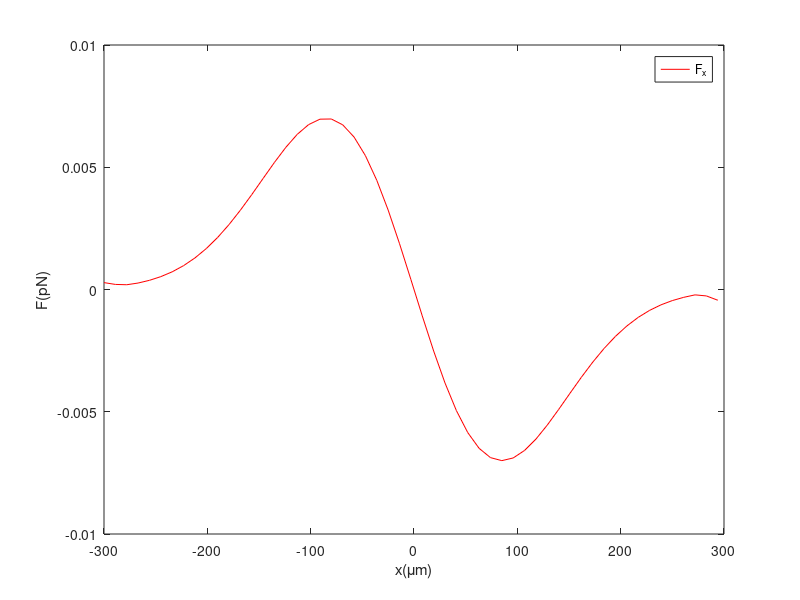
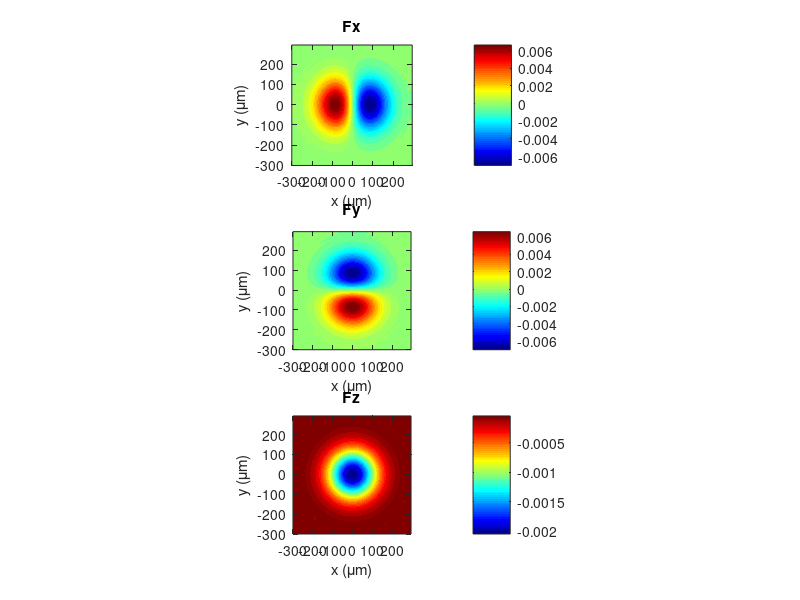
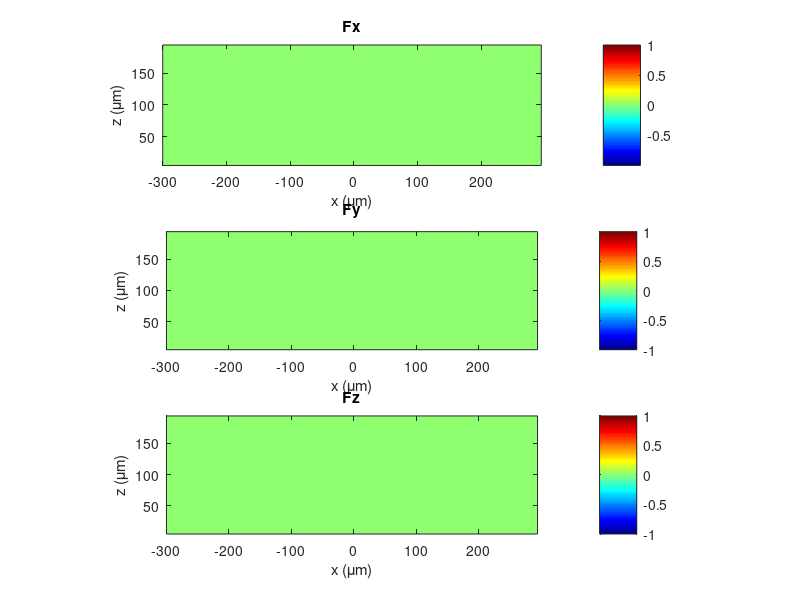
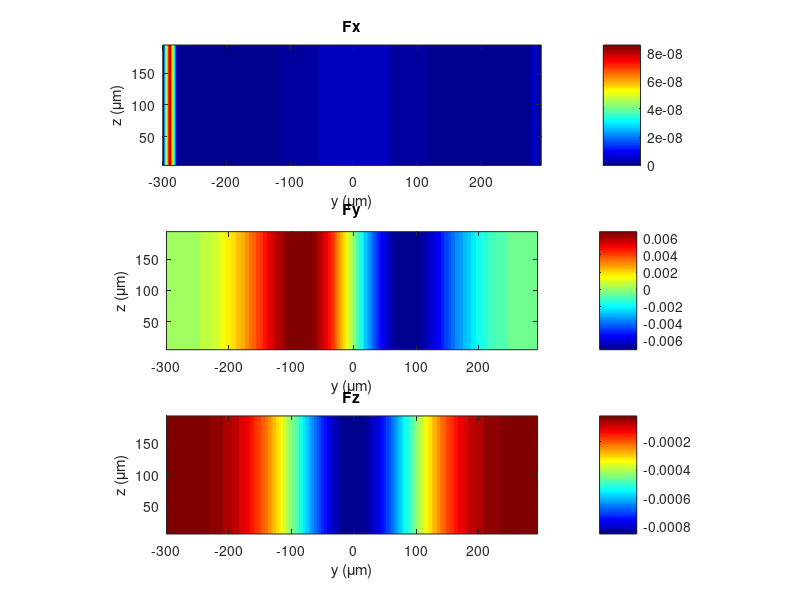

Write the MATLAB code that produced these figures, in order. (Note: this script raises an error after producing the figures.)
% Mohammad Asif Zaman
% Oct. 22, 2018 (Comments + integration)
% Plots the force profile data from mat file (from comsol data write)
% also plots the potential profile from mat file (from HHD)
% calculates the 1D potential profile from HHD data and direct integration
% and compares them.
%
% March 21, 2020
% Version v1
% Plotting 1D cutline, 2D contours and 3D surface slice plots

% ======================================================================>>>
% <<<======================================================================

clear all;
close all;
clc; clf;


% ======================================================================>>>
% <<<======================================================================


load test_field.mat;  % Loading data file

% Defining slice planes and slice lines


xref = 0;
yref = 0;
zref = 15;


% Sweeping variables. Data are plotted using the sweep variables. To change
% the plotting range, these variables must be adjusted. Any offsets to the
% coordinate system can be included here.

xsweep = squeeze(x_data(1,:,1))';
ysweep = squeeze(y_data(:,1,1));
zsweep = squeeze(z_data(1,1,:));


% Comparing the 1D potential
% ======================================================================>>>




F_y = interp3(x_data,y_data,z_data,Fy_data,xref,ysweep,zref,'spline',0);
F_x = interp3(x_data,y_data,z_data,Fx_data,xsweep,yref,zref,'spline',0);


F_y = squeeze(F_y);
F_x = squeeze(F_x);

% figure,
% plot(ysweep,F_y);
% hold on;
plot(xsweep,F_x,'r');
xlabel('x(\mum)'); ylabel('F(pN)');
legend('F_x');



% =========================================================================
% Visualizing the Field
% =========================================================================

% ======================================================================>>>

% XY, XZ, and YZ plane
% ======================================================================>>>

for fig_no = 1:3
    
    switch fig_no
        case 1
            x1 = xsweep; y1 = ysweep; z1 = zref;
        case 2
            x1 = xsweep; y1 = yref; z1 = zsweep;
        case 3
            x1 = xref; y1 = ysweep; z1 = zsweep;
    end
    
    
    
    [Xs Ys Zs] = meshgrid(x1,y1,z1);
    Xs = squeeze(Xs);
    Ys = squeeze(Ys);
    Zs = squeeze(Zs);
    
    switch fig_no
        case 1
            V1 = Xs; V2 = Ys; xlbl = 'x (\mum)'; ylbl = 'y (\mum)';
        case 2
            V1 = Xs; V2 = Zs; xlbl = 'x (\mum)'; ylbl = 'z (\mum)';
        case 3
            V1 = Ys; V2 = Zs; xlbl = 'y (\mum)'; ylbl = 'z (\mum)';
    end
    
    
    % The 'cubic' method only works for uniform grids.
    % So, spline is used for non-uniform grids. Otherwise, you would get a
    % MATLAB warning.
    
    Fsx = interp3(x_data,y_data,z_data,Fx_data,Xs,Ys,Zs,'spline',0);
    Fsy = interp3(x_data,y_data,z_data,Fy_data,Xs,Ys,Zs,'spline',0);
    Fsz = interp3(x_data,y_data,z_data,Fz_data,Xs,Ys,Zs,'spline',0);
    % us = interp3(x_data,y_data,z_data,u,Xs,Ys,Zs,'spline',0);
    
    % us = us.*1e-9*1e-12./(kB*T);
    
    figure;
    set(gcf,'units','normalized','outerposition',[.1 .1  .8 .8])
    
    subplot(311),contourf(V1,V2,Fsx,40,'linestyle','none');
    colorbar; title('Fx'); xlabel(xlbl); ylabel(ylbl);
    axis equal;
    % colormap(Cm);
    % caxis([-.2 .2]);
    
    
    subplot(312),contourf(V1,V2,Fsy,40,'linestyle','none');
    axis equal;
    colorbar;
    title('Fy');xlabel(xlbl); ylabel(ylbl);
    % colormap(Cm);
    % caxis([-.2 .2]);
    
    
    subplot(313),contourf(V1,V2,Fsz,40,'linestyle','none');
    axis equal;
    colorbar;
    title('Fz');xlabel(xlbl); ylabel(ylbl);
    
    colormap jet;
    
end

% <<<======================================================================

% 3D slice plots
% ======================================================================>>>

figure;
set(gcf,'units','normalized','outerposition',[.1 .1  .8 .8])

subplot(131);
z_slice2(x_data,y_data,z_data,Fx_data,'F_x');


subplot(132);
z_slice2(x_data,y_data,z_data,Fy_data,'F_y');


subplot(133);
z_slice2(x_data,y_data,z_data,Fz_data,'F_z');

colormap jet;



% <<<======================================================================
% <<<======================================================================





% 2D Quiver/arrow plots
% ======================================================================>>>

figure,
q_slice2(x_data,y_data,z_data,Fx_data,Fy_data,Fz_data,'y',0,'b',1);

% <<<======================================================================
